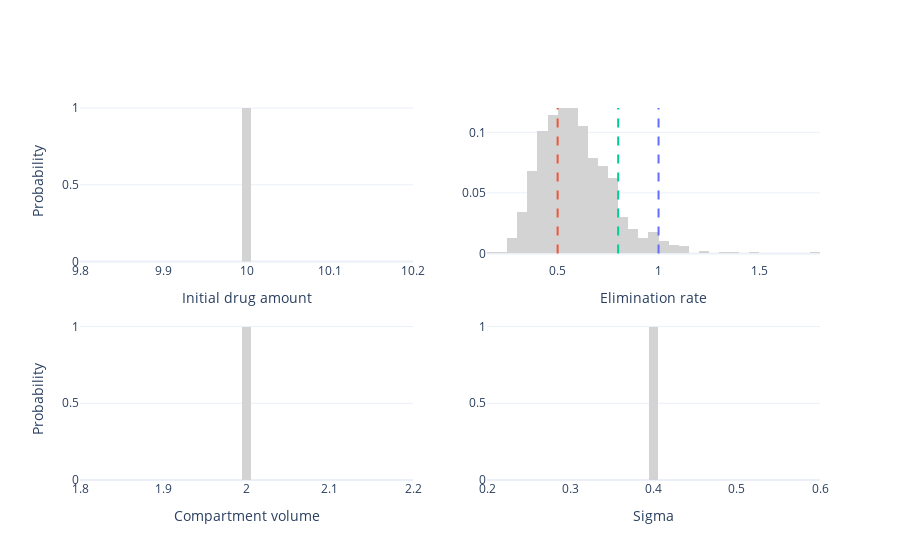

Here is the notebook cell this chart was saved with:
### Code cell
# Define population model
population_model = chi.ComposedPopulationModel([
    chi.PooledModel(dim_names=['Initial drug amount']),
    chi.LogNormalModel(dim_names=['Elimination rate']),
    chi.PooledModel(dim_names=['Compartment volume']),
    chi.PooledModel(dim_names=['Sigma'])
])

# Define population parameters
population_parameters = [
    10,     # Pooled initial drug amount
    -0.55,  # Log mean elimination rate (mu k_e)
    0.3,    # Log std. elimination rate (sigma k_e)
    2,      # Pooled compartment volume
    0.4     # Pooled measurement noise
]

# Sample individuals from population model
n_ids = 1000
individual_parameters = population_model.sample(
    parameters=population_parameters,
    n_samples=n_ids,
    seed=1
)

# Visualise population model (parameter space)
fig = make_subplots(rows=2, cols=2)
fig.add_trace(
    go.Histogram(
        name='Pop. model samples',
        x=individual_parameters[:, 0],
        histnorm='probability',
        showlegend=False,
        xbins_size=0.01,
        marker_color='lightgrey'
    ),
    row=1,
    col=1
)
fig.add_trace(
    go.Histogram(
        name='Pop. model samples',
        x=individual_parameters[:, 1],
        histnorm='probability',
        showlegend=False,
        marker_color='lightgrey'
    ),
    row=1,
    col=2
)
fig.add_trace(
    go.Histogram(
        name='Pop. model samples',
        x=individual_parameters[:, 2],
        histnorm='probability',
        showlegend=False,
        xbins_size=0.01,
        marker_color='lightgrey'
    ),
    row=2,
    col=1
)
fig.add_trace(
    go.Histogram(
        name='Pop. model samples',
        x=individual_parameters[:, 3],
        histnorm='probability',
        showlegend=False,
        xbins_size=0.01,
        marker_color='lightgrey'
    ),
    row=2,
    col=2
)
fig.add_trace(
    go.Scatter(
        name='Patient 1',
        x=[parameters_patient_1[1], parameters_patient_1[1]],
        y=[0, 0.12],
        mode='lines',
        line=dict(color=colors[0], dash='dash'),
        showlegend=False
    ),
    row=1,
    col=2
)
fig.add_trace(
    go.Scatter(
        name='Patient 2',
        x=[parameters_patient_2[1], parameters_patient_2[1]],
        y=[0, 0.12],
        mode='lines',
        line=dict(color=colors[1], dash='dash'),
        showlegend=False
    ),
    row=1,
    col=2
)
fig.add_trace(
    go.Scatter(
        name='Patient 3',
        x=[parameters_patient_3[1], parameters_patient_3[1]],
        y=[0, 0.12],
        mode='lines',
        line=dict(color=colors[2], dash='dash'),
        showlegend=False
    ),
    row=1,
    col=2
)
fig.update_layout(
    xaxis_title='Initial drug amount',
    xaxis2_title='Elimination rate',
    xaxis3_title='Compartment volume',
    xaxis4_title='Sigma',
    yaxis_title='Probability',
    yaxis3_title='Probability',
    xaxis_range=[9.8, 10.2],
    xaxis3_range=[1.8, 2.2],
    xaxis4_range=[0.2, 0.6],
    template='plotly_white'
)
fig.show()

### Figure 1 — Plotly figure (JSON) as saved in the notebook; plotly's stock layout.template omitted (floating-point values rounded to 4 significant figures; data arrays with more than 128 entries replaced by an {"elided": "..."} marker saying what was removed)
{"data": [{"histnorm": "probability", "marker": {"color": "lightgrey"}, "name": "Pop. model samples", "showlegend": false, "type": "histogram", "x": {"elided": "1000 int values"}, "xaxis": "x", "xbins": {"size": 0.01}, "yaxis": "y"}, {"histnorm": "probability", "marker": {"color": "lightgrey"}, "name": "Pop. model samples", "showlegend": false, "type": "histogram", "x": {"elided": "1000 float values"}, "xaxis": "x2", "yaxis": "y2"}, {"histnorm": "probability", "marker": {"color": "lightgrey"}, "name": "Pop. model samples", "showlegend": false, "type": "histogram", "x": {"elided": "1000 int values"}, "xaxis": "x3", "xbins": {"size": 0.01}, "yaxis": "y3"}, {"histnorm": "probability", "marker": {"color": "lightgrey"}, "name": "Pop. model samples", "showlegend": false, "type": "histogram", "x": {"elided": "1000 float values"}, "xaxis": "x4", "xbins": {"size": 0.01}, "yaxis": "y4"}, {"line": {"color": "#636EFA", "dash": "dash"}, "mode": "lines", "name": "Patient 1", "showlegend": false, "type": "scatter", "x": [1, 1], "xaxis": "x2", "y": [0, 0.12], "yaxis": "y2"}, {"line": {"color": "#EF553B", "dash": "dash"}, "mode": "lines", "name": "Patient 2", "showlegend": false, "type": "scatter", "x": [0.5, 0.5], "xaxis": "x2", "y": [0, 0.12], "yaxis": "y2"}, {"line": {"color": "#00CC96", "dash": "dash"}, "mode": "lines", "name": "Patient 3", "showlegend": false, "type": "scatter", "x": [0.8, 0.8], "xaxis": "x2", "y": [0, 0.12], "yaxis": "y2"}], "layout": {"xaxis": {"anchor": "y", "domain": [0, 0.45], "range": [9.8, 10.2], "title": {"text": "Initial drug amount"}}, "xaxis2": {"anchor": "y2", "domain": [0.55, 1], "title": {"text": "Elimination rate"}}, "xaxis3": {"anchor": "y3", "domain": [0, 0.45], "range": [1.8, 2.2], "title": {"text": "Compartment volume"}}, "xaxis4": {"anchor": "y4", "domain": [0.55, 1], "range": [0.2, 0.6], "title": {"text": "Sigma"}}, "yaxis": {"anchor": "x", "domain": [0.575, 1], "title": {"text": "Probability"}}, "yaxis2": {"anchor": "x2", "domain": [0.575, 1]}, "yaxis3": {"anchor": "x3", "domain": [0, 0.425], "title": {"text": "Probability"}}, "yaxis4": {"anchor": "x4", "domain": [0, 0.425]}}}
